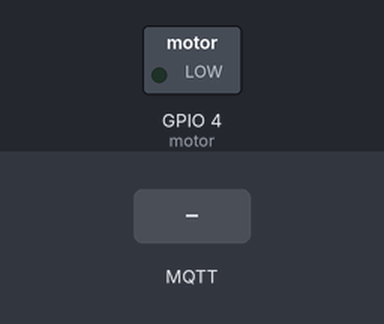
The sketch below on a simulated ESP8266 (NodeMCU). Shown: switched loads named in the sketch (green lamp = pin HIGH). Inputs (shaded band) come from the test bench. WiFi joins after 1.5 s; servers stay silent unless stated; no MQTT or app messages arrive unless stated; what the sketch prints to the serial monitor is not drawn.

Above: at 2.7 s.
2.8 s: MQTT message "5" arrives on the first subscribed topic
At 3.7 s:
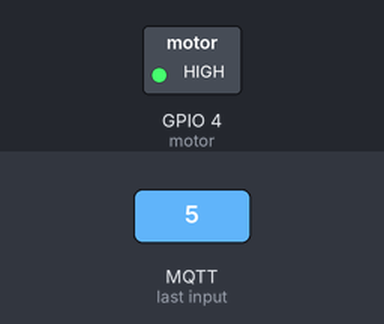
4.3 s: MQTT message "90" arrives on the first subscribed topic
At 6.7 s:
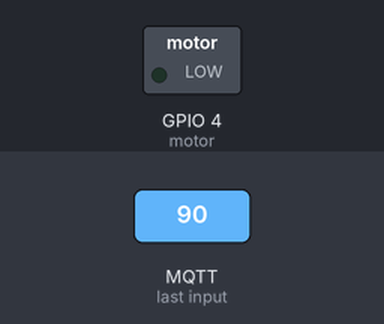
7.3 s: MQTT message "1" arrives on the first subscribed topic
At 9.7 s:
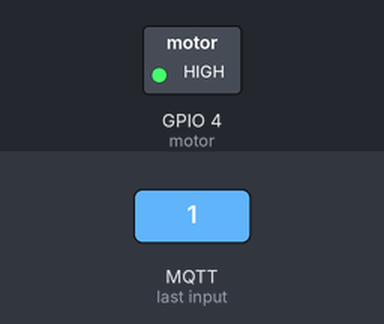
10.3 s: MQTT message "200" arrives on the first subscribed topic
At 12.8 s:
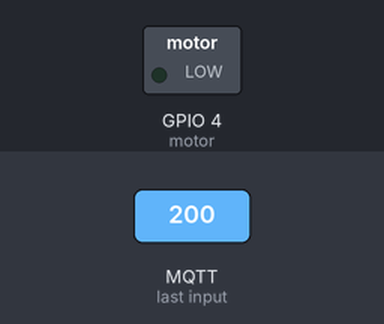
Timing chart, 0 to 14.3 s (numbered marks = the images above; inputs shaded):
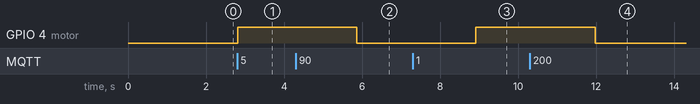

Measured:
- after the input at 2.8 s, GPIO 4 (motor): LOW → HIGH at once
- after the input at 4.3 s, GPIO 4 (motor): HIGH → LOW after 1.6 s
- after the input at 7.3 s, GPIO 4 (motor): LOW → HIGH after 1.6 s
- after the input at 10.3 s, GPIO 4 (motor): HIGH → LOW after 1.7 s

The sketch:

TemperatureBoardBCode.ino
```cpp
#include <ESP8266WiFi.h>
#include <PubSubClient.h>
#include <string.h>

char command[10];
const char* ssid = "AndroidHotspot0424";
const char* password = "1q2w3e4r";
const char* ssid1 = "AndroidHotspot8568";
const char* password1 = "10239160";
const char* ssid2 = "Galaxy s10+";
const char* password2 = "19970719";
const char* mqttServer = "54.198.221.28";
const int   mqttPort = 1883;
int interval = 2500;
int motor = 4;

WiFiClient espClient;
PubSubClient client(espClient);

void setup() {
  Serial.begin(115200);
  pinMode(motor, OUTPUT);
  WiFi.begin(ssid1, password1);

  while (WiFi.status() != WL_CONNECTED){
    delay(500);
    Serial.println("Connecting to WiFi..");
  }
  Serial.println("Connected to the WiFi network");

  client.setServer(mqttServer, mqttPort);
  client.setCallback(callback);

  while(!client.connected()){
    Serial.println("Connecting to MQTT...");

    if(client.connect("ESP8266Client boardB")){
      Serial.println("connected");
    }else{
      Serial.print("failed with state "); Serial.println(client.state());
      delay(2000);
    }
  }
  if(client.subscribe("heum/2016146044/evt/temperature")) {
    Serial.println("Subscription Valid !");
  }
}

void loop() {
  client.loop();
  delay(50);
}

void callback(char* topic, byte* payload, unsigned int length){
  Serial.print("Message arrived in topic: ");
  Serial.println(topic);

  Serial.print("Message:");
  for (int i=0 ; i<length ; i++){
    Serial.print((char)payload[i]);
    command[i] = (char)payload[i];
  }
  Serial.println("\n--------------------");

  float temp = atoi(command);
  if(temp >= 26){
    Serial.printf("HIGH");
    digitalWrite(motor, LOW);
    delay(3000);
  }
  else{
    Serial.printf("LOW");
    digitalWrite(motor, HIGH);
    delay(3000);
  }
}
```
